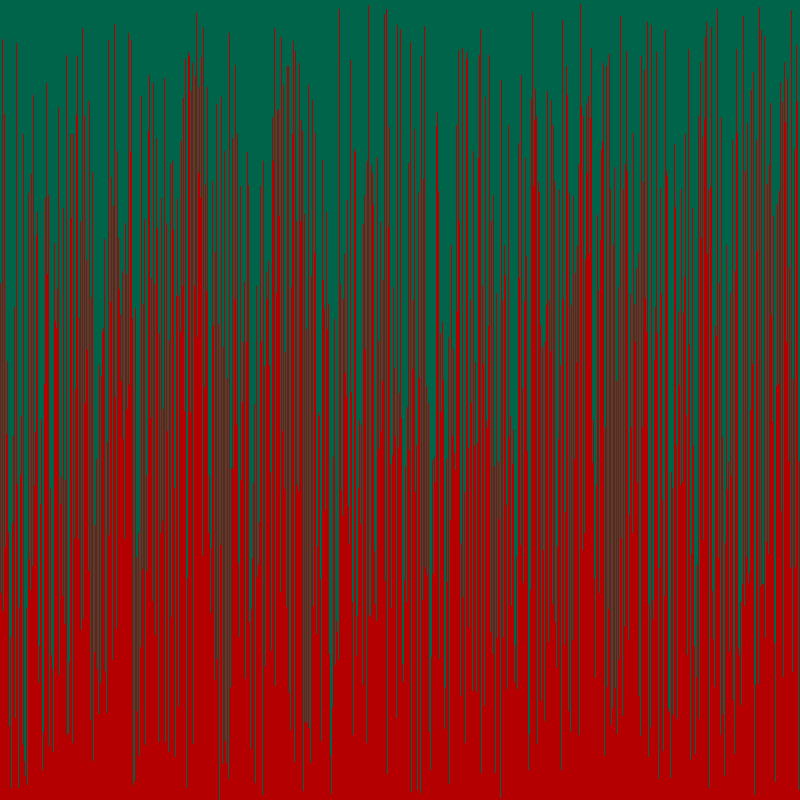
Frame 1 (no input)
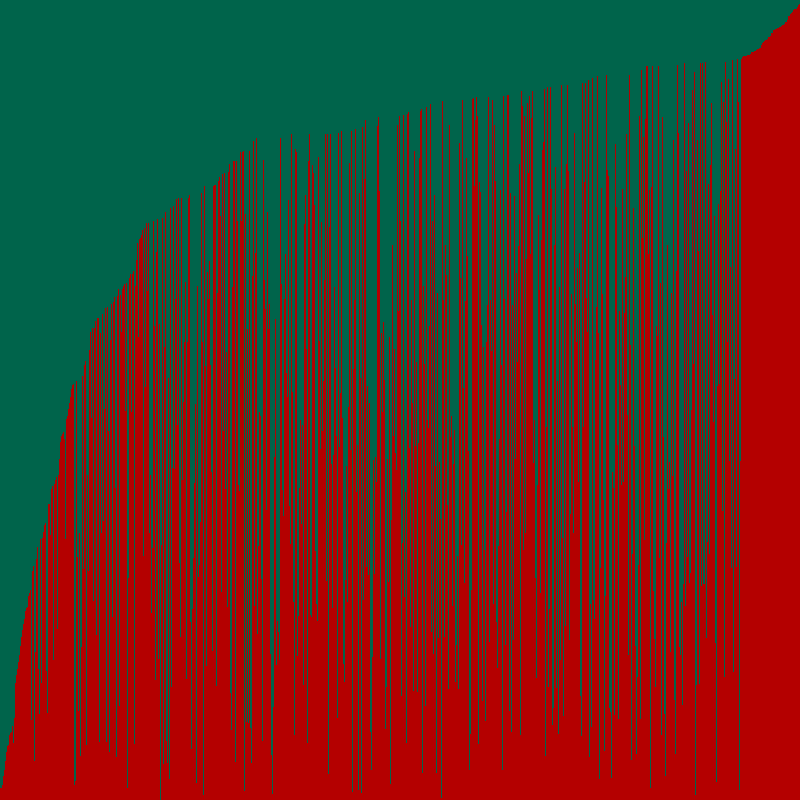
Frame 60 (the mouse pressed at the canvas centre just before this capture)
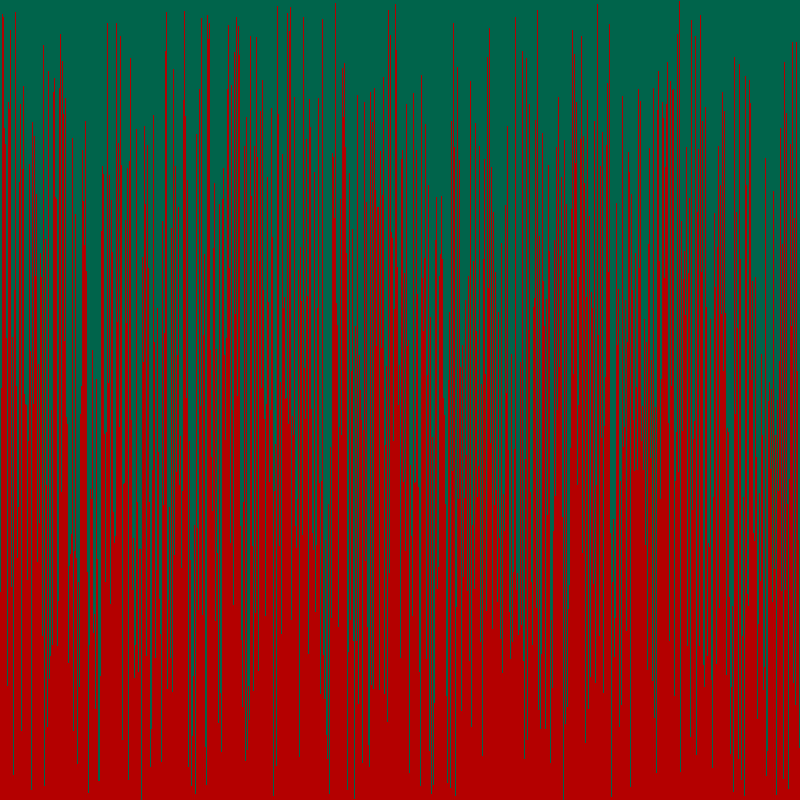
Frame 120 (the mouse held since frame 60 and released just before this capture)

The Processing sketch that drew these frames (run headless with seeded random() and noise(); from frame 60 on, the mouse is pressed at the canvas centre):

// Processing sketch: VisualArraySorter
// ── VisualArraySorter.pde
/* Paste the code into a new Processing sketch and complete the steps. */

//1. create an array of ints. don't initialize it yet.
int numbers[];
void setup() {
  //2. set the size of your window
  //  if you are using Processing 3, you cannot use variables
  //  because the developers don't know how programming is supposed to work.
  size(800, 800);
  //3. initialize your array with the built in width variable
  numbers = new int [width];
  //4. initialize the ints in the array with random numbers
  //   from 0 to the built in height variable
  arrayValueRandomizer();
  //5. call the noStroke() method
  noStroke();
}

void draw() {
  //6. set the background color with background(r, g, b);
  background(0, 100, 75);
  //7. set the color for your graph
  fill(180, 0, 0);
  //8. draw a rectangle for each int in your array.
  for (int i = 0; i < numbers.length; i++) {
  rect(i, height, 1, (numbers[i] * -1));
  }
  //   the x value will be the current index in the array
  //   the y value will the height variable
  //   the width is 1 (one)
  //   the height is negative the value of the element at the current index of the array


  //9. call the stepSort method
  stepSort(numbers);
  //10. extract the code that randomizes the array into a method.
  
  //I did that.
  
  //11. call the method you made in step 10 when the mouse is pressed
   if (mousePressed) {
   arrayValueRandomizer();
   }
}

private void arrayValueRandomizer() {
for (int i = 0; i < width; i++) {
    numbers[i] = (int)random(height);
  }  
}
void stepSort(int[] arr) {
  for (int i = 1; i < arr.length; i++) {
    if (arr[i - 1] > arr[i]) {
      int t = arr[i];
      arr[i] = arr[i - 1];
      arr[i - 1] = t;
    }
  }
}
